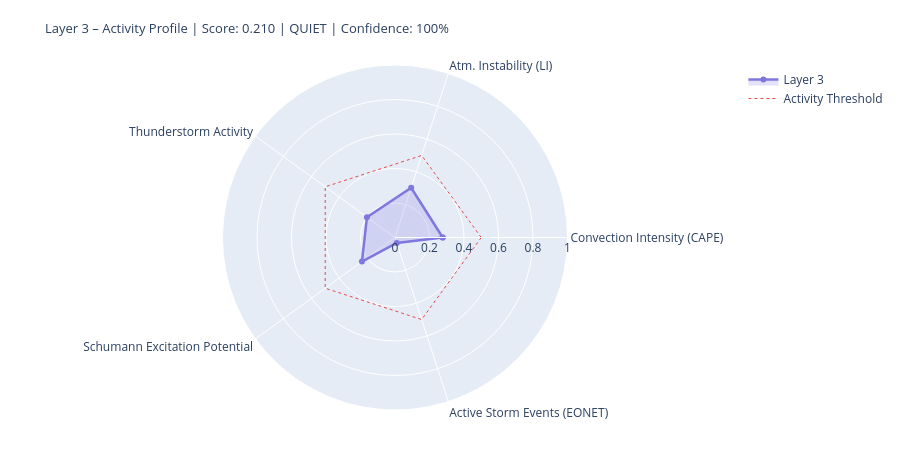

Notebook code for this chart:
### Markdown cell above
---
## 4. State Assessment & Handoff to Layer 4/5

### Code cell
# ============================================================
# LAYER-3-SCORE
# Five dynamic components
# ============================================================

def norm(v, lo, hi):
    if v is None or (isinstance(v, float) and math.isnan(v)): return None
    return round(max(0.0, min(1.0, (v - lo) / (hi - lo))), 4)

# --- 1) Convection intensity (global CAPE mean) ---
cape_mean = df_atm['cape'].dropna().mean() if not df_atm.empty else None
conv_score = norm(cape_mean, 0, 3000)
conv_src   = 'primary' if cape_mean is not None else 'missing'

# --- 2) Atmospheric instability (LI mean) ---
li_mean   = df_atm['li'].dropna().mean() if not df_atm.empty else None
# Negative LI = unstable → higher score
instab_score = norm(-li_mean if li_mean is not None else None, -6, 6)
instab_src   = 'primary' if li_mean is not None else 'missing'

# --- 3) Thunderstorm activity (mean thunder score + WMO count) ---
thunder_mean = df_atm['thunder_score'].mean() if not df_atm.empty else None
n_thunder    = int(df_atm['thunderstorm'].sum()) if not df_atm.empty else 0
thunder_score_val = norm(
    (thunder_mean or 0) * 0.7 + n_thunder * 0.1, 0, 1.0
) if thunder_mean is not None else None
thunder_src = 'primary'

# --- 4) Schumann excitation potential (weighted Schumann contribution) ---
schumann_pot = df_atm['schumann_contribution'].mean() if not df_atm.empty else None
# Boosted by Layer-2 thunderstorm trigger
if schumann_pot is not None and l2_thunder:
    schumann_pot = min(1.0, schumann_pot * 1.2)
schumann_score = norm(schumann_pot, 0, 1.0) if schumann_pot is not None else None
schumann_src   = 'derived'

# --- 5) Storm activity (NASA EONET) ---
# Distinction: None = data not loaded, 0.0 = loaded but no events
storm_score = None
storm_src   = 'missing'
if raw.get('storms') is not None:          # API reached successfully
    storm_score = norm(len(storm_events), 0, 30) if storm_events else 0.0
    storm_src   = 'primary'

# X-Ray and Kp: context only, not in dynamic score
# (X-Ray = Layer-0/4 driver; Kp = geomagnetic index, not a lightning proxy)
xray_context = None
if raw.get('xray'):
    df_xc = pd.DataFrame(raw['xray'])
    fc = next((c for c in df_xc.columns
               if any(k in c.lower() for k in ['flux','long']) and 'time' not in c.lower()),
              df_xc.columns[1])
    df_xc[fc] = pd.to_numeric(df_xc[fc], errors='coerce')
    xray_last = df_xc[fc].dropna().iloc[-1] if not df_xc[fc].dropna().empty else None
    if xray_last:
        xray_class = ('X' if xray_last>=1e-4 else 'M' if xray_last>=1e-5
                      else 'C' if xray_last>=1e-6 else 'B')
        xray_context = {'flux': float(xray_last), 'class': xray_class}
        print(f'X-Ray context: {xray_class}-class ({xray_last:.2e} W/m²)')

# --- Aggregate ---
COMPONENTS = {
    'Convection Intensity (CAPE)':  {'score': conv_score,       'source': conv_src,    'dynamic': True},
    'Atm. Instability (LI)':         {'score': instab_score,     'source': instab_src,  'dynamic': True},
    'Thunderstorm Activity':              {'score': thunder_score_val, 'source': thunder_src, 'dynamic': True},
    'Schumann Excitation Potential':   {'score': schumann_score,   'source': schumann_src,'dynamic': True},
    'Active Storm Events (EONET)': {'score': storm_score,      'source': storm_src,   'dynamic': True},
}

available   = {k: v['score'] for k, v in COMPONENTS.items() if v['score'] is not None}
unavailable = [k for k, v in COMPONENTS.items() if v['score'] is None]
layer3_score = round(sum(available.values()) / len(available), 4) if available else None
confidence   = round(len(available) / len(COMPONENTS), 2)
level = ('unknown' if layer3_score is None
         else 'quiet'   if layer3_score < 0.3
         else 'moderate' if layer3_score < 0.6
         else 'active')
dominant_l3 = max(available, key=available.get) if available else 'none'

# --- Ausgabe ---
W = 68
print('=' * W)
print('LAYER 3 – ATMOSPHERE / WEATHER / THUNDERSTORMS – STATE ASSESSMENT')
print('=' * W)
for name, comp in COMPONENTS.items():
    s = comp['score']
    if s is not None:
        bar = '█' * int(s * 20) + '░' * (20 - int(s * 20))
        print(f'  {name:<36} {bar}  {s:.3f}  [{comp["source"]}]')
    else:
        print(f'  {name:<36} {"─" * 20}  n/a   [missing]')
print('-' * W)
print(f'  Score:        {layer3_score:.3f}  ({len(available)}/{len(COMPONENTS)} components)')
print(f'  Confidence:   {confidence:.0%}')
print(f'  Level:        {level.upper()}')
print(f'  Dominant:     {dominant_l3}')
print(f'  CAPE mean:    {cape_mean:.0f} J/kg' if cape_mean else '  CAPE mean:    n/a')
print(f'  LI mean:      {li_mean:.1f} K' if li_mean is not None else '  LI mean:      n/a')
print(f'  Thunderstorms:{n_thunder} points (WMO)  +  {len(storm_events)} NASA EONET')
print('=' * W)

# Radar
cats   = list(available.keys())
vals_r = list(available.values())
if len(cats) >= 3:
    fig = go.Figure()
    fig.add_trace(go.Scatterpolar(
        r=vals_r + [vals_r[0]], theta=cats + [cats[0]],
        fill='toself', fillcolor='rgba(127,119,221,0.22)',
        line=dict(color='#7F77DD', width=2.5), name='Layer 3'
    ))
    fig.add_trace(go.Scatterpolar(
        r=[0.5] * (len(cats)+1), theta=cats + [cats[0]],
        line=dict(color='#E24B4A', dash='dot', width=1),
        mode='lines', name='Activity Threshold'
    ))
    fig.update_layout(
        title=dict(
            text=f'Layer 3 – Activity Profile | Score: {layer3_score:.3f} | {level.upper()} | Confidence: {confidence:.0%}',
            font=dict(size=13)
        ),
        polar=dict(radialaxis=dict(visible=True, range=[0, 1])),
        height=450, showlegend=True,
        margin=dict(l=60, r=60, t=65, b=40)
    )
    fig.show()

### Figure 1 — Plotly figure (JSON) as saved in the notebook; plotly's stock layout.template omitted (floating-point values rounded to 4 significant figures)
{"data": [{"fill": "toself", "fillcolor": "rgba(127,119,221,0.22)", "line": {"color": "#7F77DD", "width": 2.5}, "name": "Layer 3", "r": [0.2767, 0.3033, 0.2009, 0.237, 0.0333, 0.2767], "theta": ["Convection Intensity (CAPE)", "Atm. Instability (LI)", "Thunderstorm Activity", "Schumann Excitation Potential", "Active Storm Events (EONET)", "Convection Intensity (CAPE)"], "type": "scatterpolar"}, {"line": {"color": "#E24B4A", "dash": "dot", "width": 1}, "mode": "lines", "name": "Activity Threshold", "r": [0.5, 0.5, 0.5, 0.5, 0.5, 0.5], "theta": ["Convection Intensity (CAPE)", "Atm. Instability (LI)", "Thunderstorm Activity", "Schumann Excitation Potential", "Active Storm Events (EONET)", "Convection Intensity (CAPE)"], "type": "scatterpolar"}], "layout": {"height": 450, "margin": {"b": 40, "l": 60, "r": 60, "t": 65}, "polar": {"radialaxis": {"range": [0, 1], "visible": true}}, "showlegend": true, "title": {"font": {"size": 13}, "text": "Layer 3 – Activity Profile | Score: 0.210 | QUIET | Confidence: 100%"}}}
